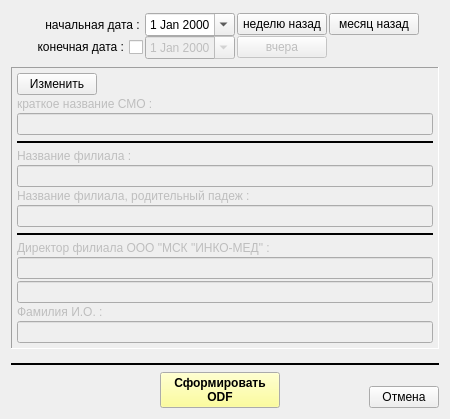
<?xml version="1.0" encoding="UTF-8"?>
<ui version="4.0">
 <class>print_pol_pg_wnd</class>
 <widget class="QDialog" name="print_pol_pg_wnd">
  <property name="geometry">
   <rect>
    <x>0</x>
    <y>0</y>
    <width>450</width>
    <height>419</height>
   </rect>
  </property>
  <property name="minimumSize">
   <size>
    <width>450</width>
    <height>0</height>
   </size>
  </property>
  <property name="windowTitle">
   <string>Отчёт по заявлениям</string>
  </property>
  <layout class="QVBoxLayout" name="verticalLayout_2" stretch="0,0,1,0,0">
   <item>
    <layout class="QGridLayout" name="gridLayout">
     <property name="leftMargin">
      <number>2</number>
     </property>
     <property name="topMargin">
      <number>2</number>
     </property>
     <property name="rightMargin">
      <number>2</number>
     </property>
     <property name="bottomMargin">
      <number>2</number>
     </property>
     <property name="horizontalSpacing">
      <number>2</number>
     </property>
     <property name="verticalSpacing">
      <number>0</number>
     </property>
     <item row="1" column="3">
      <widget class="QPushButton" name="bn_date_rep_2">
       <property name="enabled">
        <bool>false</bool>
       </property>
       <property name="minimumSize">
        <size>
         <width>90</width>
         <height>0</height>
        </size>
       </property>
       <property name="text">
        <string>вчера</string>
       </property>
      </widget>
     </item>
     <item row="0" column="4">
      <widget class="QPushButton" name="bn_date_rep_mon">
       <property name="enabled">
        <bool>true</bool>
       </property>
       <property name="minimumSize">
        <size>
         <width>90</width>
         <height>0</height>
        </size>
       </property>
       <property name="text">
        <string>месяц назад</string>
       </property>
      </widget>
     </item>
     <item row="0" column="1">
      <widget class="QLabel" name="lab_date_cur">
       <property name="enabled">
        <bool>true</bool>
       </property>
       <property name="text">
        <string>начальная дата : </string>
       </property>
       <property name="alignment">
        <set>Qt::AlignRight|Qt::AlignTrailing|Qt::AlignVCenter</set>
       </property>
      </widget>
     </item>
     <item row="0" column="3">
      <widget class="QPushButton" name="bn_date_rep">
       <property name="enabled">
        <bool>true</bool>
       </property>
       <property name="minimumSize">
        <size>
         <width>90</width>
         <height>0</height>
        </size>
       </property>
       <property name="text">
        <string>неделю назад</string>
       </property>
      </widget>
     </item>
     <item row="1" column="1">
      <widget class="QCheckBox" name="checkBox">
       <property name="layoutDirection">
        <enum>Qt::RightToLeft</enum>
       </property>
       <property name="text">
        <string>конечная дата :</string>
       </property>
      </widget>
     </item>
     <item row="0" column="5">
      <spacer name="horizontalSpacer_4">
       <property name="orientation">
        <enum>Qt::Horizontal</enum>
       </property>
       <property name="sizeHint" stdset="0">
        <size>
         <width>40</width>
         <height>20</height>
        </size>
       </property>
      </spacer>
     </item>
     <item row="0" column="0">
      <spacer name="horizontalSpacer_5">
       <property name="orientation">
        <enum>Qt::Horizontal</enum>
       </property>
       <property name="sizeHint" stdset="0">
        <size>
         <width>40</width>
         <height>20</height>
        </size>
       </property>
      </spacer>
     </item>
     <item row="0" column="2">
      <widget class="QDateEdit" name="date_rep">
       <property name="enabled">
        <bool>true</bool>
       </property>
       <property name="minimumSize">
        <size>
         <width>90</width>
         <height>0</height>
        </size>
       </property>
       <property name="layoutDirection">
        <enum>Qt::LeftToRight</enum>
       </property>
       <property name="alignment">
        <set>Qt::AlignCenter</set>
       </property>
       <property name="calendarPopup">
        <bool>true</bool>
       </property>
      </widget>
     </item>
     <item row="1" column="2">
      <widget class="QDateEdit" name="date_rep_2">
       <property name="enabled">
        <bool>false</bool>
       </property>
       <property name="minimumSize">
        <size>
         <width>90</width>
         <height>0</height>
        </size>
       </property>
       <property name="layoutDirection">
        <enum>Qt::LeftToRight</enum>
       </property>
       <property name="alignment">
        <set>Qt::AlignCenter</set>
       </property>
       <property name="calendarPopup">
        <bool>true</bool>
       </property>
      </widget>
     </item>
    </layout>
   </item>
   <item>
    <widget class="QFrame" name="frame">
     <property name="enabled">
      <bool>true</bool>
     </property>
     <property name="frameShape">
      <enum>QFrame::Panel</enum>
     </property>
     <property name="frameShadow">
      <enum>QFrame::Sunken</enum>
     </property>
     <layout class="QVBoxLayout" name="verticalLayout">
      <property name="spacing">
       <number>2</number>
      </property>
      <property name="leftMargin">
       <number>5</number>
      </property>
      <property name="topMargin">
       <number>5</number>
      </property>
      <property name="rightMargin">
       <number>5</number>
      </property>
      <property name="bottomMargin">
       <number>5</number>
      </property>
      <item>
       <layout class="QHBoxLayout" name="horizontalLayout_3" stretch="0,0">
        <property name="spacing">
         <number>2</number>
        </property>
        <item>
         <widget class="QPushButton" name="bn_edit">
          <property name="text">
           <string>Изменить</string>
          </property>
          <property name="icon">
           <iconset resource="_inko_pol2_res.qrc">
            <normaloff>:/change.bmp</normaloff>:/change.bmp</iconset>
          </property>
          <property name="checkable">
           <bool>true</bool>
          </property>
         </widget>
        </item>
        <item>
         <spacer name="horizontalSpacer_7">
          <property name="orientation">
           <enum>Qt::Horizontal</enum>
          </property>
          <property name="sizeHint" stdset="0">
           <size>
            <width>40</width>
            <height>20</height>
           </size>
          </property>
         </spacer>
        </item>
       </layout>
      </item>
      <item>
       <widget class="QLabel" name="lab_smo_name">
        <property name="enabled">
         <bool>false</bool>
        </property>
        <property name="minimumSize">
         <size>
          <width>150</width>
          <height>0</height>
         </size>
        </property>
        <property name="text">
         <string>краткое название СМО : </string>
        </property>
        <property name="alignment">
         <set>Qt::AlignLeading|Qt::AlignLeft|Qt::AlignVCenter</set>
        </property>
       </widget>
      </item>
      <item>
       <widget class="QLineEdit" name="ln_smo_name">
        <property name="enabled">
         <bool>false</bool>
        </property>
        <property name="readOnly">
         <bool>false</bool>
        </property>
       </widget>
      </item>
      <item>
       <widget class="Line" name="line_3">
        <property name="minimumSize">
         <size>
          <width>0</width>
          <height>10</height>
         </size>
        </property>
        <property name="frameShadow">
         <enum>QFrame::Plain</enum>
        </property>
        <property name="lineWidth">
         <number>2</number>
        </property>
        <property name="orientation">
         <enum>Qt::Horizontal</enum>
        </property>
       </widget>
      </item>
      <item>
       <widget class="QLabel" name="lab_filial_name">
        <property name="enabled">
         <bool>false</bool>
        </property>
        <property name="minimumSize">
         <size>
          <width>150</width>
          <height>0</height>
         </size>
        </property>
        <property name="text">
         <string>Название филиала : </string>
        </property>
        <property name="alignment">
         <set>Qt::AlignLeading|Qt::AlignLeft|Qt::AlignVCenter</set>
        </property>
       </widget>
      </item>
      <item>
       <widget class="QLineEdit" name="ln_filial_name">
        <property name="enabled">
         <bool>false</bool>
        </property>
        <property name="readOnly">
         <bool>false</bool>
        </property>
       </widget>
      </item>
      <item>
       <widget class="QLabel" name="lab_filial_name_rp">
        <property name="enabled">
         <bool>false</bool>
        </property>
        <property name="minimumSize">
         <size>
          <width>150</width>
          <height>0</height>
         </size>
        </property>
        <property name="text">
         <string>Название филиала, родительный падеж : </string>
        </property>
        <property name="alignment">
         <set>Qt::AlignLeading|Qt::AlignLeft|Qt::AlignVCenter</set>
        </property>
       </widget>
      </item>
      <item>
       <widget class="QLineEdit" name="ln_filial_name_rp">
        <property name="enabled">
         <bool>false</bool>
        </property>
        <property name="readOnly">
         <bool>false</bool>
        </property>
       </widget>
      </item>
      <item>
       <widget class="Line" name="line_2">
        <property name="minimumSize">
         <size>
          <width>0</width>
          <height>10</height>
         </size>
        </property>
        <property name="frameShadow">
         <enum>QFrame::Plain</enum>
        </property>
        <property name="lineWidth">
         <number>2</number>
        </property>
        <property name="orientation">
         <enum>Qt::Horizontal</enum>
        </property>
       </widget>
      </item>
      <item>
       <widget class="QLabel" name="lab_filial_director">
        <property name="enabled">
         <bool>false</bool>
        </property>
        <property name="minimumSize">
         <size>
          <width>150</width>
          <height>0</height>
         </size>
        </property>
        <property name="text">
         <string>Директор филиала ООО &quot;МСК &quot;ИНКО-МЕД&quot; : </string>
        </property>
        <property name="alignment">
         <set>Qt::AlignLeading|Qt::AlignLeft|Qt::AlignVCenter</set>
        </property>
       </widget>
      </item>
      <item>
       <widget class="QLineEdit" name="ln_filial_director">
        <property name="enabled">
         <bool>false</bool>
        </property>
        <property name="readOnly">
         <bool>false</bool>
        </property>
       </widget>
      </item>
      <item>
       <widget class="QLineEdit" name="ln_filial_director_2">
        <property name="enabled">
         <bool>false</bool>
        </property>
        <property name="readOnly">
         <bool>false</bool>
        </property>
       </widget>
      </item>
      <item>
       <widget class="QLabel" name="lab_filial_director_fio">
        <property name="enabled">
         <bool>false</bool>
        </property>
        <property name="minimumSize">
         <size>
          <width>150</width>
          <height>0</height>
         </size>
        </property>
        <property name="text">
         <string>Фамилия И.О. : </string>
        </property>
        <property name="alignment">
         <set>Qt::AlignLeading|Qt::AlignLeft|Qt::AlignVCenter</set>
        </property>
       </widget>
      </item>
      <item>
       <widget class="QLineEdit" name="ln_filial_director_fio">
        <property name="enabled">
         <bool>false</bool>
        </property>
        <property name="readOnly">
         <bool>false</bool>
        </property>
       </widget>
      </item>
     </layout>
    </widget>
   </item>
   <item>
    <spacer name="verticalSpacer">
     <property name="orientation">
      <enum>Qt::Vertical</enum>
     </property>
     <property name="sizeHint" stdset="0">
      <size>
       <width>20</width>
       <height>55</height>
      </size>
     </property>
    </spacer>
   </item>
   <item>
    <widget class="Line" name="line_4">
     <property name="frameShadow">
      <enum>QFrame::Plain</enum>
     </property>
     <property name="lineWidth">
      <number>2</number>
     </property>
     <property name="orientation">
      <enum>Qt::Horizontal</enum>
     </property>
    </widget>
   </item>
   <item>
    <layout class="QHBoxLayout" name="horizontalLayout">
     <item>
      <widget class="QFrame" name="frame_2">
       <property name="minimumSize">
        <size>
         <width>60</width>
         <height>0</height>
        </size>
       </property>
       <property name="maximumSize">
        <size>
         <width>70</width>
         <height>16777215</height>
        </size>
       </property>
       <property name="frameShape">
        <enum>QFrame::NoFrame</enum>
       </property>
       <property name="frameShadow">
        <enum>QFrame::Plain</enum>
       </property>
      </widget>
     </item>
     <item>
      <spacer name="horizontalSpacer_2">
       <property name="orientation">
        <enum>Qt::Horizontal</enum>
       </property>
       <property name="sizeHint" stdset="0">
        <size>
         <width>40</width>
         <height>20</height>
        </size>
       </property>
      </spacer>
     </item>
     <item>
      <widget class="QPushButton" name="bn_print">
       <property name="minimumSize">
        <size>
         <width>120</width>
         <height>35</height>
        </size>
       </property>
       <property name="palette">
        <palette>
         <active>
          <colorrole role="Button">
           <brush brushstyle="SolidPattern">
            <color alpha="255">
             <red>255</red>
             <green>255</green>
             <blue>127</blue>
            </color>
           </brush>
          </colorrole>
         </active>
         <inactive>
          <colorrole role="Button">
           <brush brushstyle="SolidPattern">
            <color alpha="255">
             <red>255</red>
             <green>255</green>
             <blue>127</blue>
            </color>
           </brush>
          </colorrole>
         </inactive>
         <disabled>
          <colorrole role="Button">
           <brush brushstyle="SolidPattern">
            <color alpha="255">
             <red>255</red>
             <green>255</green>
             <blue>127</blue>
            </color>
           </brush>
          </colorrole>
         </disabled>
        </palette>
       </property>
       <property name="font">
        <font>
         <weight>75</weight>
         <bold>true</bold>
        </font>
       </property>
       <property name="text">
        <string>Сформировать 
ODF</string>
       </property>
      </widget>
     </item>
     <item>
      <spacer name="horizontalSpacer">
       <property name="orientation">
        <enum>Qt::Horizontal</enum>
       </property>
       <property name="sizeHint" stdset="0">
        <size>
         <width>40</width>
         <height>20</height>
        </size>
       </property>
      </spacer>
     </item>
     <item>
      <layout class="QVBoxLayout" name="verticalLayout_3">
       <property name="spacing">
        <number>0</number>
       </property>
       <property name="leftMargin">
        <number>0</number>
       </property>
       <property name="topMargin">
        <number>0</number>
       </property>
       <property name="rightMargin">
        <number>0</number>
       </property>
       <property name="bottomMargin">
        <number>0</number>
       </property>
       <item>
        <spacer name="verticalSpacer_2">
         <property name="orientation">
          <enum>Qt::Vertical</enum>
         </property>
         <property name="sizeHint" stdset="0">
          <size>
           <width>5</width>
           <height>5</height>
          </size>
         </property>
        </spacer>
       </item>
       <item>
        <widget class="QPushButton" name="bn_cansel">
         <property name="minimumSize">
          <size>
           <width>70</width>
           <height>0</height>
          </size>
         </property>
         <property name="maximumSize">
          <size>
           <width>60</width>
           <height>16777215</height>
          </size>
         </property>
         <property name="text">
          <string>Отмена</string>
         </property>
        </widget>
       </item>
      </layout>
     </item>
    </layout>
   </item>
  </layout>
 </widget>
 <resources>
  <include location="_inko_pol2_res.qrc"/>
 </resources>
 <connections/>
</ui>
